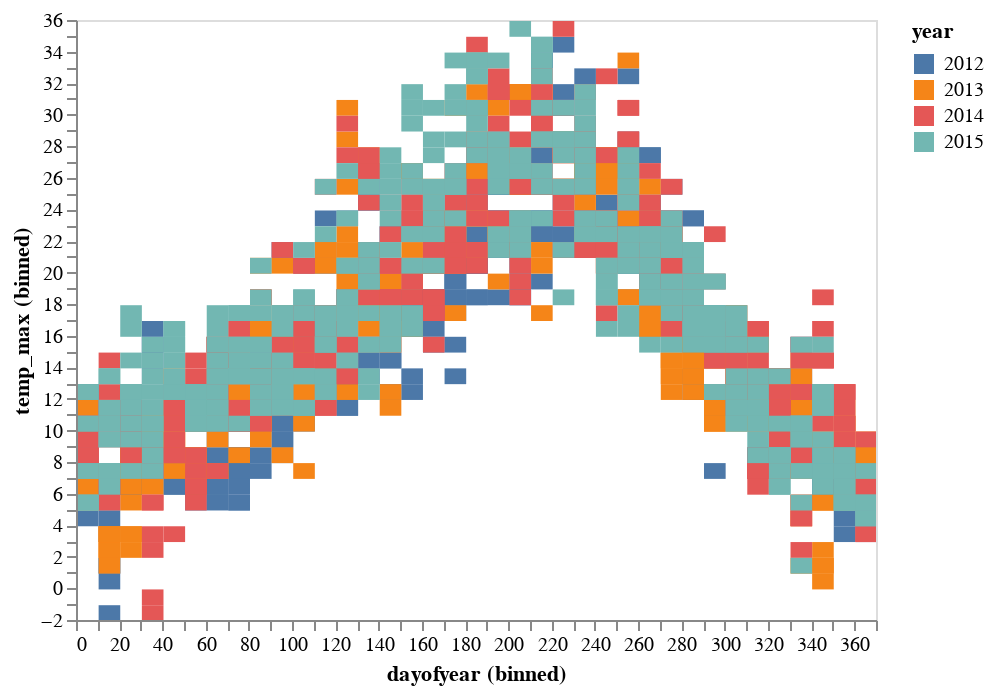

This figure's notebook cell:
### Code cell
alt.Chart(df).mark_rect().encode(
    alt.X('dayofyear:Q', bin=alt.Bin(maxbins=52)),
    alt.Y('temp_max:Q', bin=alt.Bin(maxbins=40)),
    alt.Color('year', scale=alt.Scale())
).interactive()

### Figure 1 — Vega-Lite specification as saved in the notebook (floating-point values rounded to 4 significant figures; data arrays with more than 128 entries replaced by an {"elided": "..."} marker saying what was removed)
{"$schema": "https://vega.github.io/schema/vega-lite/v3.4.0.json", "config": {"mark": {"tooltip": null}, "view": {"height": 300, "width": 400}}, "data": {"name": "data-603fb7919f84100efb2174cf0ce28b8d"}, "datasets": {"data-603fb7919f84100efb2174cf0ce28b8d": {"elided": "1461 records"}}, "encoding": {"color": {"field": "year", "scale": {}, "type": "nominal"}, "x": {"bin": {"maxbins": 52}, "field": "dayofyear", "type": "quantitative"}, "y": {"bin": {"maxbins": 40}, "field": "temp_max", "type": "quantitative"}}, "mark": "rect", "selection": {"selector002": {"bind": "scales", "encodings": ["x", "y"], "type": "interval"}}}
